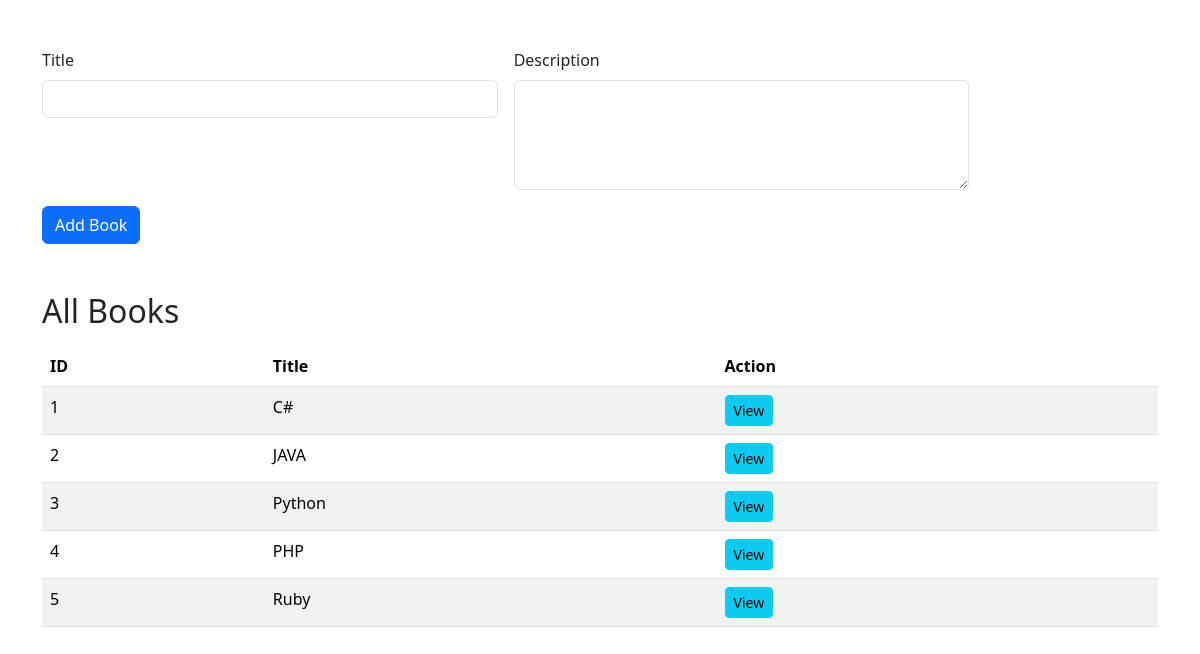
The page / on the database its author committed.
### Author_book_app/models.py (models this page shows, shortened)
class Book(models.Model):
    title = models.CharField(max_length=255, null=True)
    desc = models.TextField(null=True)
    created_at = models.DateTimeField(auto_now_add=True)
    updated_at = models.DateTimeField(auto_now=True)

### Author_book_app/views.py (the view)
# urls.py: path('', views.add_book, name='author_book_index'),
def add_book(request):
    if request.method == 'POST':
        title=request.POST['title']
        desc=request.POST['desc']
        Book.objects.create(title=title,desc=desc)
        return redirect('/')
    context= {
          'all_books' : Book.objects.all()
        }
    return render(request, "book.html", context)

### Author_book_app/templates/book.html (shortened to what this page needs)
<!DOCTYPE html>
<html lang="en">
<head>
    <link href="https://cdn.jsdelivr.net/npm/bootstrap@5.3.3/dist/css/bootstrap.min.css" rel="stylesheet">
</head>
<body class="container mt-5">
<form action='/add_book/' method="POST" class="row g-3">
    <div class="col-md-5">
        <label for="title" class="form-label">Title</label>
        <input type="text" class="form-control" name='title' id="title" required>
    </div>
    <div class="col-md-5">
        <label for="desc" class="form-label">Description</label>
        <textarea name="desc" id="desc" class="form-control" rows="4"></textarea>
    </div>
    <div class="col-12">
        <button type="submit" class="btn btn-primary">Add Book</button>
    </div>
</form>
<div class="table-section mt-5">
    <h2>All Books</h2>
    <table class="table table-striped table-hover mt-3">
        <thead>
            <tr>
                <th>ID</th>
                <th>Title</th>
                <th>Action</th>
            </tr>
        </thead>
        <tbody>
            {% for book in all_books %}
            <tr>
                <td>{{ book.id }}</td>
                <td>{{ book.title }}</td>
                <td>
                    <a href="/books/{{ book.id }}/" class="btn btn-sm btn-info">View</a>
                </td>
            </tr>
            {% empty %}
            <tr>
                <td colspan="3" class="text-center">No books added yet.</td>
            </tr>
            {% endfor %}
        </tbody>
    </table>
</div>
</body>
</html>

### rows shown on the page
Book: id "1", title "C#"
Book: id "2", title "JAVA"
Book: id "3", title "Python"
Book: id "4", title "PHP"
Book: id "5", title "Ruby"
